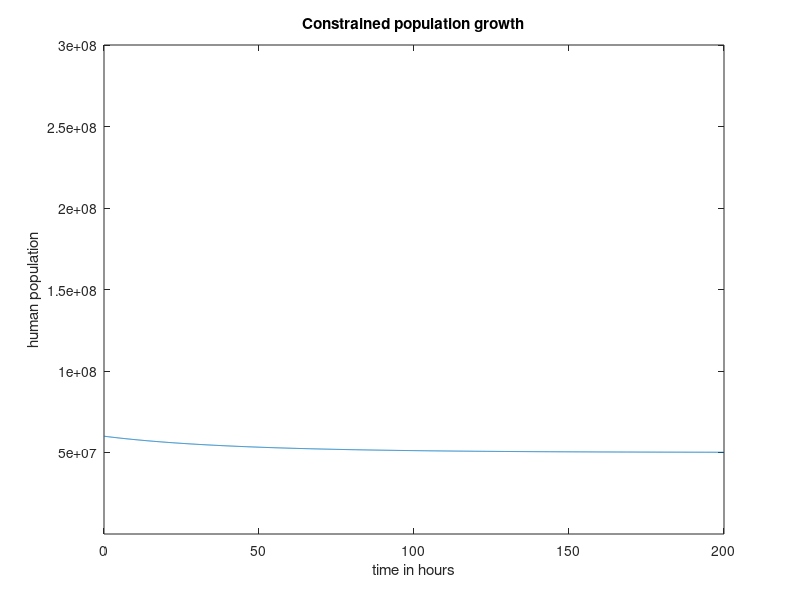

The MATLAB script that drew this image:
A0=60000000; % initial population
k=0.02; %growth rate (unit year^ -1)
A(1)=A0;
Amax = 50000000; %limiting population
tmax=200; %simulation time (unit year)
dt=(1/12); % simulation timestep (unit year)

lmax=ceil(tmax/dt);
for l=1:lmax
    A(l + 1)=A(l)* (1+ dt*k*(1 -A(l)/Amax));
end

t=0:dt:tmax
plot(t,A);
axis([0 tmax 1 5*A0]);
xlabel('time in hours');
ylabel('human population');
title('Constrained population growth');
